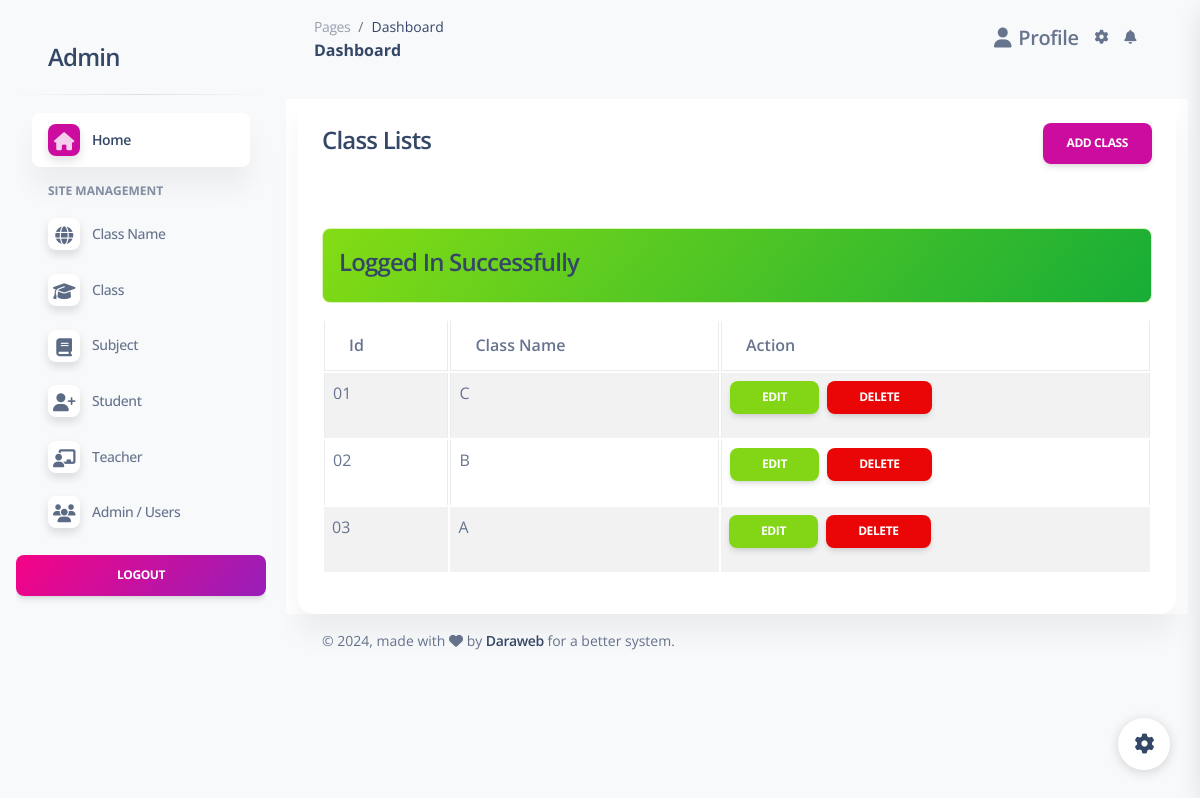
Page /php-admin-panel/admin/class.php (signed in) on the committed database.
### tables this page shows
CREATE TABLE `class` (
  `id` int(11) NOT NULL,
  `name` varchar(100) NOT NULL,
  `subject` varchar(100) NOT NULL,
  `class` varchar(100) NOT NULL
);

### php-admin-panel/admin/class.php (the view)
<?php include('includes/header.php'); ?>
<div class="row">
    <div class="col-md-12 bg-white">
        <div class="card">
            <div class="card-header">
                <h4>
                    Class Lists
                    <a href="class-create.php" class="btn btn-primary float-end">Add Class</a>
                </h4>
            </div>
            <div class="card-body">
                <?= alertMessage(); ?>
                <div class="table-responsive" >
                <table class="table table-bordered table-striped">
                    <thead>
                        <tr>
                            <th>Id</th>
                            <th>Class Name</th>
                            <th>Action</th>
                        </tr>
                    </thead>
                    <tbody>
                        <?php
                        $class = getAll('class');
                        if (mysqli_num_rows($class)) {
                            foreach ($class as $index=>$classItem) {
                                ?>
                                <tr>
                                    <td>
                                    <?= $invID = str_pad($index +1, 2, '0', STR_PAD_LEFT); ?>
                                    </td>
                                    <td>
                                        <?= $classItem['class']; ?>
                                    </td>
                                    <td>
                                        <a href="class-edit.php?id=<?= $classItem['id']; ?>"class="btn btn-success btn-sm">Edit</a>
                                        <a href="class-delete.php?id=<?= $classItem['id']; ?>"
                                         class="btn btn-danger btn-sm mx-1"
                                         onclick="return confirm('Are you sure you want to delete data?')"
                                         >
                                         Delete
                                        </a>
                                    </td>
                                </tr>
                                <?php
                            }
                        } else {
                            ?>
                            <tr>
                                <td colspan="7">No Record Found</td>
                            </tr>
                            <?php
                        }
                        ?>
                    </tbody>
                </table>
                </div>
            </div>
        </div>
    </div>
</div>
<?php include('includes/footer.php'); ?>

### rows in the picture
class: index "01", class "C"
class: index "02", class "B"
class: index "03", class "A"

### other values in the picture
$_SESSION['status'] "Logged In Successfully"
